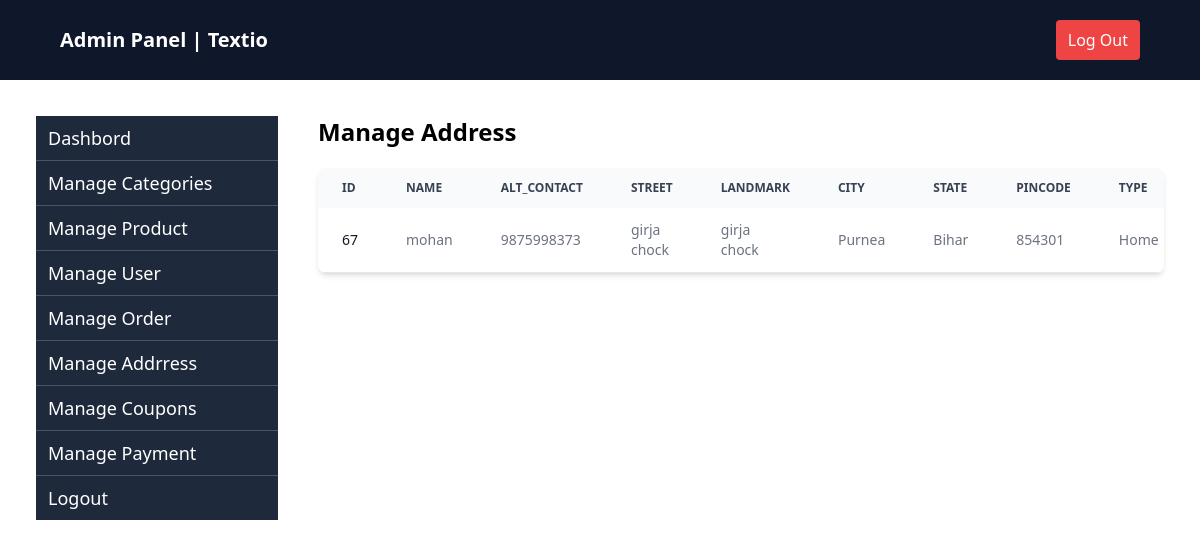
/manage-address/ (signed in), run on an earlier commit of the app's database.
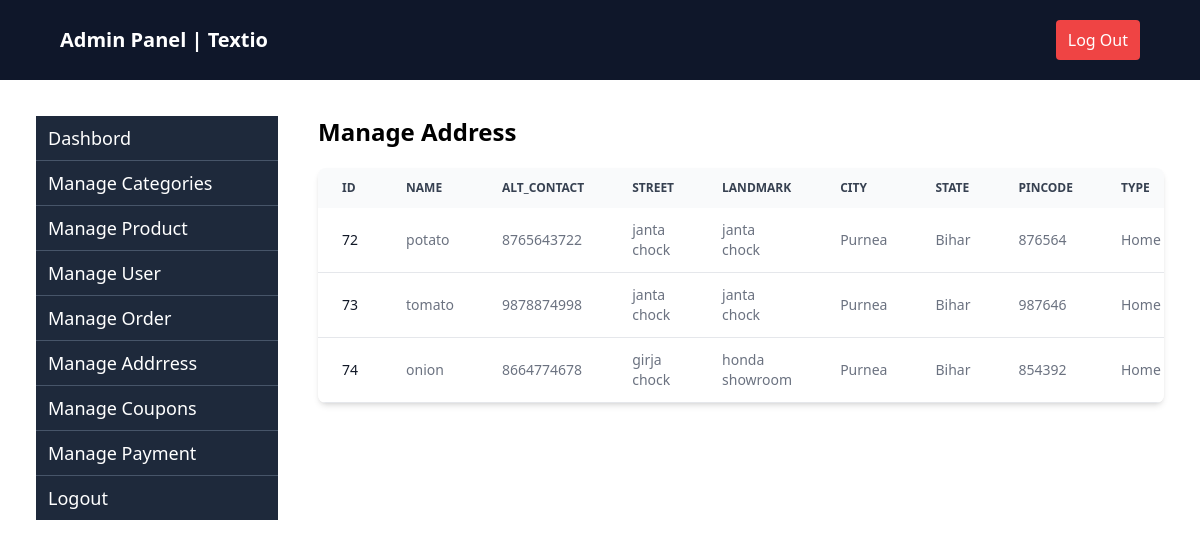
And on a later commit of the database.
### apptextio/models.py (models this page shows, shortened)
class Address(models.Model):
    user = models.ForeignKey(User, on_delete=models.CASCADE)
    name = models.CharField(max_length=200)
    alt_contact = models.CharField(max_length=10)
    street = models.CharField(max_length=200)
    landmark = models.CharField(max_length=200)
    city = models.CharField(max_length=200 , choices=(('Purnea','Purnea'),('Madhepura','Madhepura'),('Katihar','Katihar'),('Bhagelpur','Bhagelpur'),('Patna','Patna'),))
    state = models.CharField(max_length=200, choices=(('Bihar','Bihar'),('Up','Up'),('Jharkhand','Jharkhand'),('Punjab','Punjab'),('Haryana','Haryana'),))
    pincode = models.CharField(max_length=200)
    type = models.CharField(max_length=200, choices=(("Home","Home"),("Office","Office")))

### apptextio/admin_views.py (the view)
# urls.py: path("manage-address/",saveAddress,name="manageaddress"),
def saveAddress(request):
    addresses  = Address.objects.filter(user = request.user)
    return render(request, 'admin/manage_address.html', {'addresses':addresses})

### apptextio/context_processors.py (called while the page is built)
def no_of_orderitms(request):
    numbers = 0
    try:
        order = Order.objects.filter(user=request.user,isordered=False,from_buynow=False).first()
        if order:
            orderitems = OrderItem.objects.filter(user=request.user,order_id=order)
            numbers = orderitems.count()
        return {"numbers":numbers}
    except:
        return {"numbers":numbers}

### apptextio/templates/admin/manage_address.html (shortened to what this page needs)
{% extends "admin/admin_base.html" %}
{% block content %}
<div class="flex flex-1 justify-between items-center">
    <h2 class="text-2xl font-semibold ">Manage Address</h2>
</div>
<div class="relative overflow-x-auto shadow-md sm:rounded-lg mt-5">
    <table class="w-full text-sm text-left rtl:text-right text-gray-500 dark:text-gray-400">
        <thead class="text-xs text-gray-700 uppercase bg-gray-50 dark:bg-gray-700 dark:text-gray-400">
            <tr>
                <th scope="col" class="px-6 py-3">
                    Id
                </th>
                <th scope="col" class="px-6 py-3">Name</th>
                <th scope="col" class="px-6 py-3">Alt_contact</th>
                <th scope="col" class="px-6 py-3">Street</th>
                <th scope="col" class="px-6 py-3">Landmark</th>
                <th scope="col" class="px-6 py-3">City</th>
                <th scope="col" class="px-6 py-3">State</th>
                <th scope="col" class="px-6 py-3">Pincode</th>
                <th scope="col" class="px-6 py-3">Type</th>
            </tr>
        </thead>
        <tbody>
            {% for address in addresses %}
            <tr class="bg-white border-b dark:bg-gray-800 dark:border-gray-700 hover:bg-gray-50 dark:hover:bg-gray-600">
                <th scope="row" class="px-6 py-3 font-medium text-gray-900 whitespace-nowrap dark:text-white">
                    {{ address.id }}
                </th>
                <td class="px-6 py-3 text-sm">{{address.name}}</td>
                <td class="px-6 py-3 text-sm">{{address.alt_contact}}</td>
                <td class="px-6 py-3 text-sm ">{{ address.street }}</td>
                <td class="px-6 py-3 text-sm">{{address.landmark }}</td>
                <td class="px-6 py-3 text-sm">{{address.city }}</td>
                <td class="px-6 py-3 text-sm">{{address.state }}</td>
                <td class="px-6 py-3 text-sm">{{address.pincode }}</td>
                <td class="px-6 py-3 text-sm">{{address.type }}</td>
            </tr>
            {% empty %}
            <tr>
                <td colspan="3" class="px-6 py-4 text-center text-gray-500 dark:text-gray-400">
                    No Address found.
                </td>
            </tr>
            {% endfor %}
        </tbody>
    </table>
</div>
{% endblock %}

What changed in the data, as far as the page shows it:
removed Address: id "67", name "mohan", alt_contact "9875998373", street "girja chock", landmark "girja chock", city "Purnea", state "Bihar", pincode "854301", type "Home"
added Address: id "72", name "potato", alt_contact "8765643722", street "janta chock", landmark "janta chock", city "Purnea", state "Bihar", pincode "876564", type "Home"
added Address: id "73", name "tomato", alt_contact "9878874998", street "janta chock", landmark "janta chock", city "Purnea", state "Bihar", pincode "987646", type "Home"
added Address: id "74", name "onion", alt_contact "8664774678", street "girja chock", landmark "honda showroom", city "Purnea", state "Bihar", pincode "854392", type "Home"
